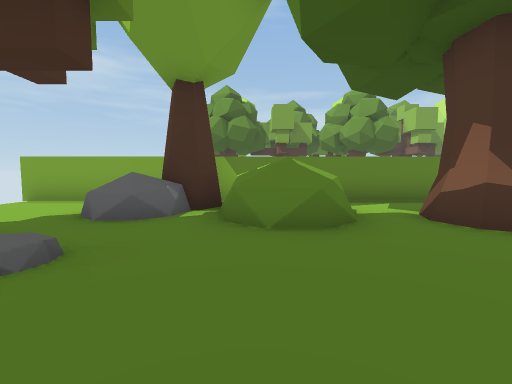
[1] (above)

15 first-person views from a walk through a Unity game level. The camera is 1.3 m above the floor, tilts 4° down and sees 90° across. The floor is counted in squares, 2 m on a side. Each view is taken from the middle of a square. On the plan, view 1 faces up. The plan holds only what a view shows up to about 9 squares ahead; the rest is blank. The place goes on beyond the plan.

[2]
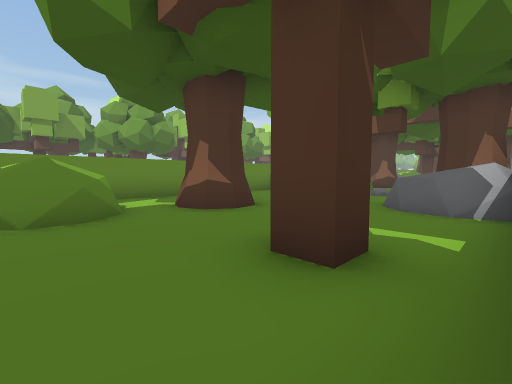

[3]
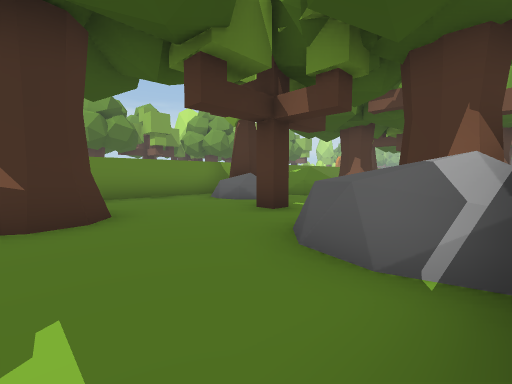

[4]
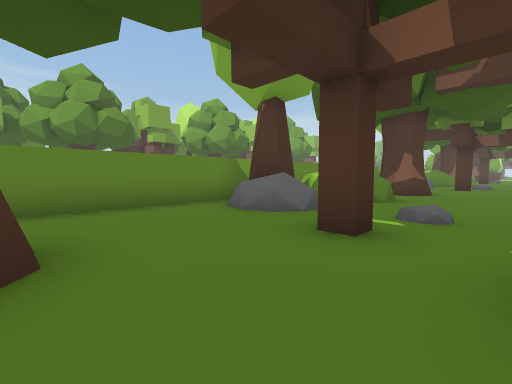

[5]
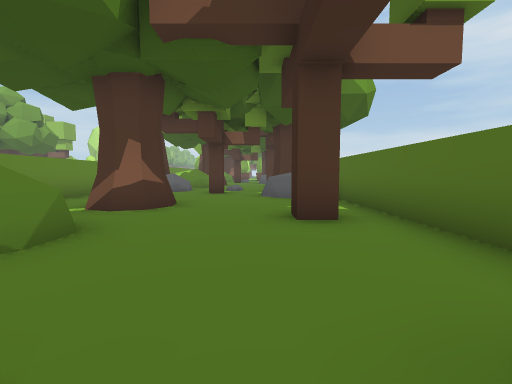

[6]
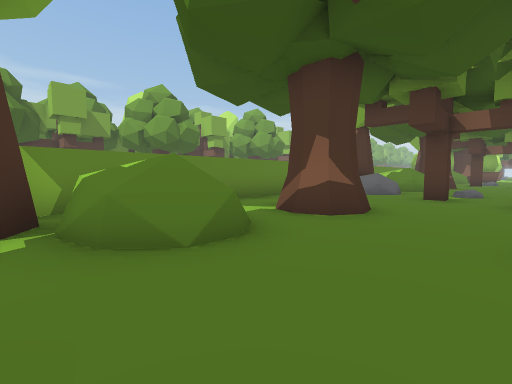

[7]
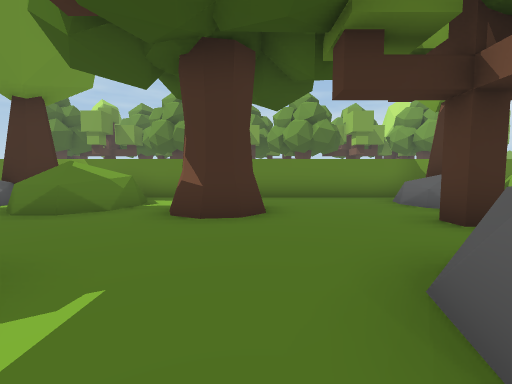

[8]
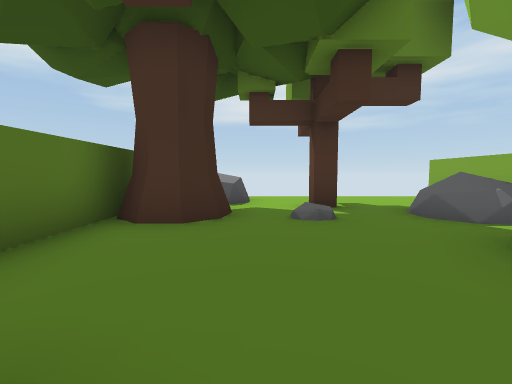

[9]
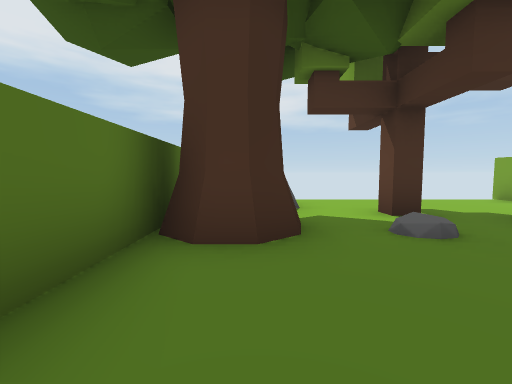

[10]
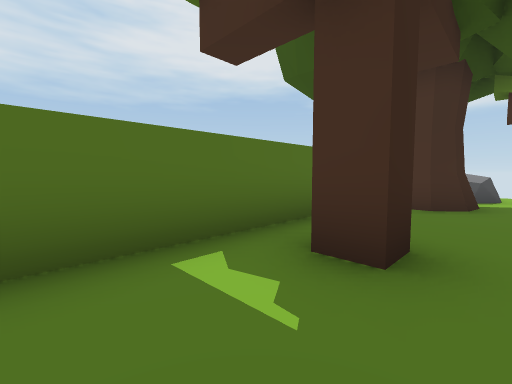

[11]
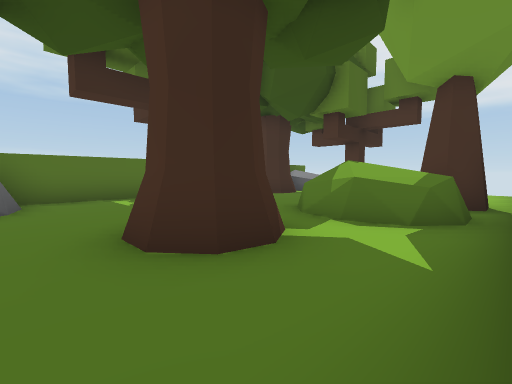

[12]
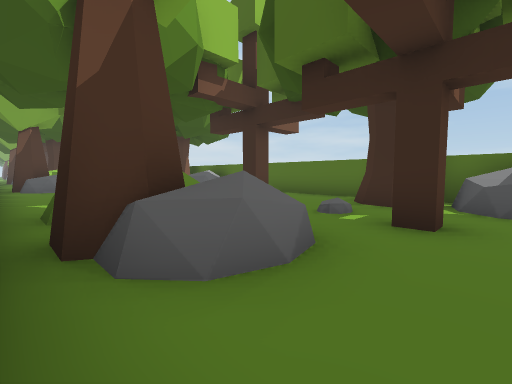

[13]
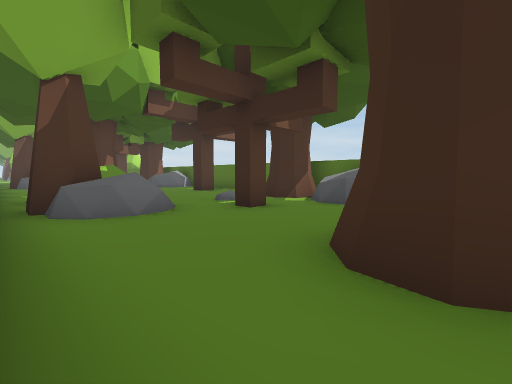

[14]
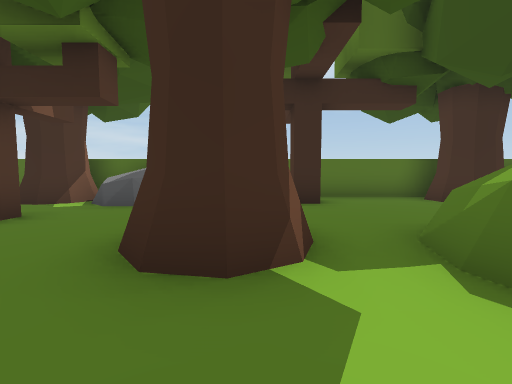

[15]
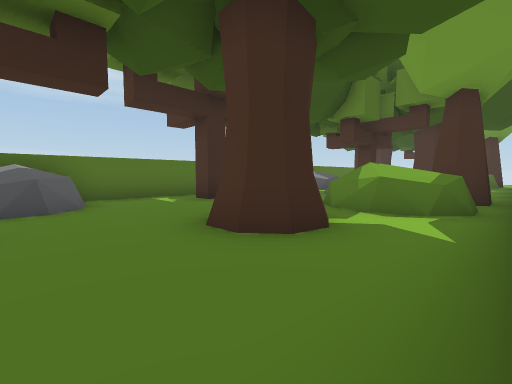

### Floor plan
Points are (right, up) in squares from view 1. A wall is a line through its corners. A room is listed if a view was taken in it or the views show most of it. See-through windows are left out.
Room 1 (views 1, 2, 3, 4, 5, 6, 7, 8, 9, 10, 11, 12, 13, 14, 15)
walls: (9, 4.7) (8.4, 4.7); (9.7, 3.6) (9.6, 4.6) (10.3, 5.5) (11, 5.3) (11.5, 4.4) (10.8, 3.1); (8.4, 5.6) (8.9, 5.6) (9.3, 5.1); (11.3, 5.2) (11.5, 4.3) (11.3, 3.5); (1.5, 4.4) (0.8, 3.1); (1.3, 5.1) (1.5, 4.4) (1.3, 3.5); (0.3, 5.5) (1, 5.3) (1.5, 4.3); (-1, 4.7) (-1.5, 4.7); (-1.1, 5.7) (-0.8, 5.2); (-3, -1.2) (17.6, -1.2); (18.5, 6.1) (-5.8, 6.1)
low walls: (9.6, 3.5) (9.5, 4.1); (11.4, 3.7) (11.2, 3.4) (10.9, 3.1) (10.4, 3.3); (10.9, 5.5) (11.3, 5.2); (1.4, 3.8) (1.2, 3.4) (0.8, 3); (0.9, 5.5) (1.3, 5.1); (-0.4, 3.5) (-0.5, 4)
ways out: gap at (-6, 6)
objects: rock (-5, -1) to (-4, 0); tree (-3, 0) to (-2, 0); tree (-3, 2); rock (-2, 4) to (-2, 5); tree (2, 0); tree (3, 3) to (4, 4); rock (5, -1) to (6, 0); tree (7, 0) to (8, 0); tree (7, 2); rock (8, 4) to (8, 5); tree (12, 0); tree (13, 3) to (14, 4); rock (15, -1) to (16, 0); tree (17, 0) to (18, 0); tree (17, 2); rock (18, 4) to (18, 5)

Positions as (right, up) in squares from view 1, and headings:
1: (0, 0), facing up
2: (0, -1), facing up-right
3: (3, -1), facing up-right
4: (4, 1), facing up-right
5: (8, 1), facing right
6: (9, 1), facing up-right
7: (14, -1), facing up
8: (2, 1), facing left
9: (1, 0), facing left
10: (4, 1), facing down-left
11: (5, 6), facing down-left
12: (6, 6), facing down-right
13: (13, 6), facing down-right
14: (13, 6), facing down
15: (16, 6), facing down-left
